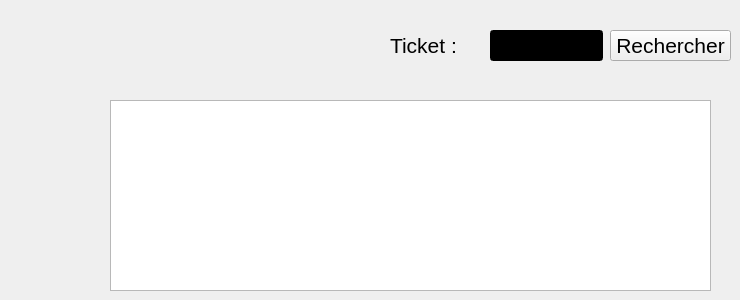
      <widget class="QWidget" name="tab_12">
       <attribute name="title">
        <string>Rechercher</string>
       </attribute>
       <widget class="QLineEdit" name="lineEdit_10">
        <property name="geometry">
         <rect>
          <x>490</x>
          <y>30</y>
          <width>113</width>
          <height>31</height>
         </rect>
        </property>
        <property name="font">
         <font>
          <pointsize>16</pointsize>
         </font>
        </property>
        <property name="styleSheet">
         <string notr="true">background-color: rgb(0, 0, 0);
color: rgb(255, 255, 255);</string>
        </property>
       </widget>
       <widget class="QLabel" name="label_22">
        <property name="geometry">
         <rect>
          <x>390</x>
          <y>30</y>
          <width>71</width>
          <height>31</height>
         </rect>
        </property>
        <property name="font">
         <font>
          <pointsize>16</pointsize>
         </font>
        </property>
        <property name="styleSheet">
         <string notr="true">color: rgb(0, 0, 0);</string>
        </property>
        <property name="text">
         <string>Ticket :</string>
        </property>
       </widget>
       <widget class="QTableView" name="tableView_4">
        <property name="geometry">
         <rect>
          <x>110</x>
          <y>100</y>
          <width>601</width>
          <height>191</height>
         </rect>
        </property>
        <property name="font">
         <font>
          <pointsize>16</pointsize>
         </font>
        </property>
        <property name="styleSheet">
         <string notr="true"/>
        </property>
       </widget>
       <widget class="QPushButton" name="pushButton_11">
        <property name="geometry">
         <rect>
          <x>610</x>
          <y>30</y>
          <width>121</width>
          <height>31</height>
         </rect>
        </property>
        <property name="font">
         <font>
          <pointsize>16</pointsize>
         </font>
        </property>
        <property name="styleSheet">
         <string notr="true">color: rgb(0, 0, 0);</string>
        </property>
        <property name="text">
         <string>Rechercher</string>
        </property>
       </widget>
      </widget>
